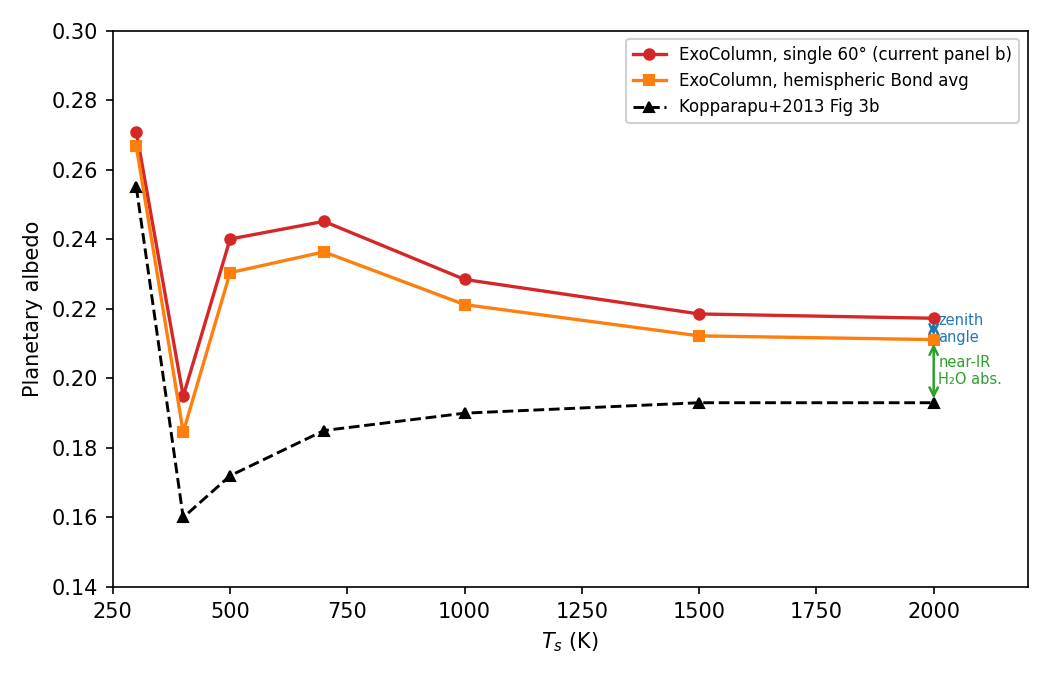

Write Python code to recreate this figure.
#!/usr/bin/env python3
"""
diag_zenith_albedo.py — does the single-zenith-angle approximation explain the
ExoColumn-vs-Kopparapu(2013) planetary-albedo offset (panel b of hz_inner)?

hz_inner.py runs the SW radiation at a SINGLE solar zenith angle coszrs = 0.5
(60 deg).  Kopparapu et al. (2013) instead average the solar flux over SIX
zenith angles (11, 25.3, 39.6, 54, 68.4, 82.8 deg) by Gaussian quadrature — i.e.
a proper hemispheric (Bond) average.  Because the plane albedo alpha(mu0) of a
Rayleigh-scattering atmosphere RISES toward grazing incidence (small mu0), a
single 60 deg point overweights grazing rays and biases the planetary albedo HIGH.

This script reconstructs alpha(mu0) by rerunning ExoColumn flux_only over a grid
of mu0 for several Ts, then forms the hemispheric Bond albedo

    A_Bond = 2 * integral_0^1 alpha(mu0) * mu0 dmu0

(the flux-weighted mean over the illuminated disk).  It prints, for each Ts:
  - alpha(0.5)      : ExoColumn's current single-60deg value (= hz_inner panel b)
  - A_Bond          : the hemispheric average (Kopparapu-equivalent)
  - Kopparapu Fig 3b reference value
so we can see how much of the offset the zenith treatment accounts for.

Same composition / EOS / surface albedo (0.32) as hz_inner.py.  The user's
exocol_config.nml is backed up and restored.
"""

import os
import subprocess
import numpy as np
import netCDF4 as nc
import matplotlib
matplotlib.use('Agg')
import matplotlib.pyplot as plt

# numpy 2.x renamed trapz -> trapezoid; support both.
_trapz = getattr(np, 'trapezoid', getattr(np, 'trapz', None))

ROOT     = os.path.dirname(os.path.dirname(os.path.abspath(__file__)))
EXE      = os.path.join(ROOT, 'run', 'exocol.exe')
OUT_NC   = os.path.join(ROOT, 'iofiles', 'exocol_out.nc')
NML_PATH = os.path.join(ROOT, 'exocol_config.nml')

ALBEDO   = 0.32
T_STRATO = 200.0
H2O_EOS  = os.environ.get('HZ_H2O_EOS', 'ideal')

# Ts values: 400 K = Kopparapu albedo MINIMUM; >=1000 = plateau.
TS_VALUES = [300.0, 400.0, 500.0, 700.0, 1000.0, 1500.0, 2000.0]
# mu0 grid spanning [0,1] for the Bond-albedo integral (denser near the ends).
MU_VALUES = [0.02, 0.05, 0.125, 0.25, 0.368, 0.5, 0.588, 0.70, 0.771, 0.90, 0.99]
# Kopparapu Fig 3b reference (digitized): min ~0.16 @400K, plateau ~0.193.
KOPP_REF  = {300.0: 0.255, 400.0: 0.160, 500.0: 0.172, 700.0: 0.185,
             1000.0: 0.190, 1500.0: 0.193, 2000.0: 0.193}

NML_TEMPLATE = """\
&exocol_nml
  flux_only   = .true.
  variable_ps = .true.
  ihz_profile = .true.
  o3_profile  = 'none'
  msdist      = 1.0
  h2o_eos     = '{h2o_eos}'
/
&exocol_init
  input_file = ''
  ts         = {ts:.2f}
  t_strato   = {t_strato:.1f}
  p_top      = 1.0
  rh_init    = 1.0
  coszrs     = {coszrs:.5f}
  asdir      = {albedo:.4f}
  asdif      = {albedo:.4f}
  aldir      = {albedo:.4f}
  aldif      = {albedo:.4f}
/
&exocol_composition
  n2_vmr   = 0.78
  o2_vmr   = 0.210
  ar_vmr   = 0.01
  co2_vmr  = 3.3e-4
  ch4_vmr  = 0.0
  o3_vmr   = 0.0
/
"""


def alpha_at(ts, mu0):
    nml = NML_TEMPLATE.format(ts=ts, t_strato=T_STRATO, albedo=ALBEDO,
                              h2o_eos=H2O_EOS, coszrs=mu0)
    with open(NML_PATH, 'w') as f:
        f.write(nml)
    r = subprocess.run([EXE], cwd=ROOT, capture_output=True, text=True, timeout=180)
    if r.returncode != 0:
        print(f"  FAIL Ts={ts:.0f} mu0={mu0}  rc={r.returncode}")
        print((r.stderr or '')[-300:])
        return np.nan
    with nc.Dataset(OUT_NC) as ds:
        swup = float(ds['SWUP'][:][0]); swdn = float(ds['SWDN'][:][0])
    return swup / swdn if swdn > 0 else np.nan


def _plot(ts, a_half, a_bond, kopp):
    fig, ax = plt.subplots(figsize=(7.0, 4.5), dpi=300)
    fig.patch.set_facecolor('white'); ax.set_facecolor('white')
    ax.plot(ts, a_half, 'o-', color='C3', lw=1.6, ms=5,
            label='ExoColumn, single 60° (current panel b)')
    ax.plot(ts, a_bond, 's-', color='C1', lw=1.6, ms=5,
            label='ExoColumn, hemispheric Bond avg')
    ax.plot(ts, kopp, '^--', color='k', lw=1.4, ms=5,
            label='Kopparapu+2013 Fig 3b')
    # shade the two contributions at the plateau as a visual guide
    ax.annotate('', xy=(2000, a_bond[-1]), xytext=(2000, a_half[-1]),
                arrowprops=dict(arrowstyle='<->', color='C0', lw=1.2))
    ax.text(2010, 0.5*(a_half[-1]+a_bond[-1]), 'zenith\nangle', color='C0',
            fontsize=7, va='center')
    ax.annotate('', xy=(2000, kopp[-1]), xytext=(2000, a_bond[-1]),
                arrowprops=dict(arrowstyle='<->', color='C2', lw=1.2))
    ax.text(2010, 0.5*(a_bond[-1]+kopp[-1]), 'near-IR\nH₂O abs.', color='C2',
            fontsize=7, va='center')
    ax.set_xlabel('$T_s$ (K)'); ax.set_ylabel('Planetary albedo')
    ax.set_xlim(250, 2200); ax.set_ylim(0.14, 0.30)
    ax.legend(fontsize=8, framealpha=0.9)
    fig.tight_layout()
    out = os.path.join(os.path.dirname(os.path.abspath(__file__)),
                       'diag_zenith_albedo.png')
    fig.savefig(out, dpi=150, facecolor='white')
    plt.close(fig)
    print(f"Saved: {out}")


def main():
    if not os.path.isfile(EXE):
        raise FileNotFoundError(EXE)
    orig = open(NML_PATH).read() if os.path.exists(NML_PATH) else None
    mu = np.array(MU_VALUES)
    try:
        print(f"Zenith-angle vs planetary albedo   (surface albedo {ALBEDO}, EOS {H2O_EOS})")
        print("A_Bond = 2*integral alpha(mu0) mu0 dmu0  (hemispheric / Kopparapu-equivalent)\n")
        print(f"  {'Ts[K]':>6}  {'alpha(0.5)':>10}  {'A_Bond':>8}  {'Kopparapu':>9}  {'a(0.5)-A_Bond':>13}")
        curves = {}
        a_half_l, a_bond_l, kopp_l = [], [], []
        for ts in TS_VALUES:
            alpha = np.array([alpha_at(ts, m) for m in mu])
            curves[ts] = alpha
            # single-angle value at mu0=0.5 (exact grid point)
            a_half = float(alpha[np.argmin(np.abs(mu - 0.5))])
            # hemispheric Bond albedo: 2 * integral_0^1 alpha(mu) mu dmu
            integ = _trapz(alpha * mu, mu)
            norm  = _trapz(mu, mu)        # = 0.5 over [0,1] if endpoints 0..1
            a_bond = integ / norm
            kref = KOPP_REF.get(ts)
            a_half_l.append(a_half); a_bond_l.append(a_bond); kopp_l.append(kref)
            kstr = f"{kref:.3f}" if kref is not None else "   -"
            print(f"  {ts:>6.0f}  {a_half:>10.3f}  {a_bond:>8.3f}  {kstr:>9}"
                  f"  {a_half - a_bond:>+13.3f}")
        print("\n  alpha(mu0) curves (rows=Ts, cols=mu0):")
        print("   mu0 ->  " + "  ".join(f"{m:5.3f}" for m in mu))
        for ts in TS_VALUES:
            print(f"   {ts:5.0f}K  " + "  ".join(f"{a:5.3f}" for a in curves[ts]))
        _plot(np.array(TS_VALUES), np.array(a_half_l), np.array(a_bond_l),
              np.array([k if k is not None else np.nan for k in kopp_l]))
    finally:
        if orig is not None:
            with open(NML_PATH, 'w') as f:
                f.write(orig)
        elif os.path.exists(NML_PATH):
            os.remove(NML_PATH)
    print("\nOriginal exocol_config.nml restored.")


if __name__ == '__main__':
    main()
